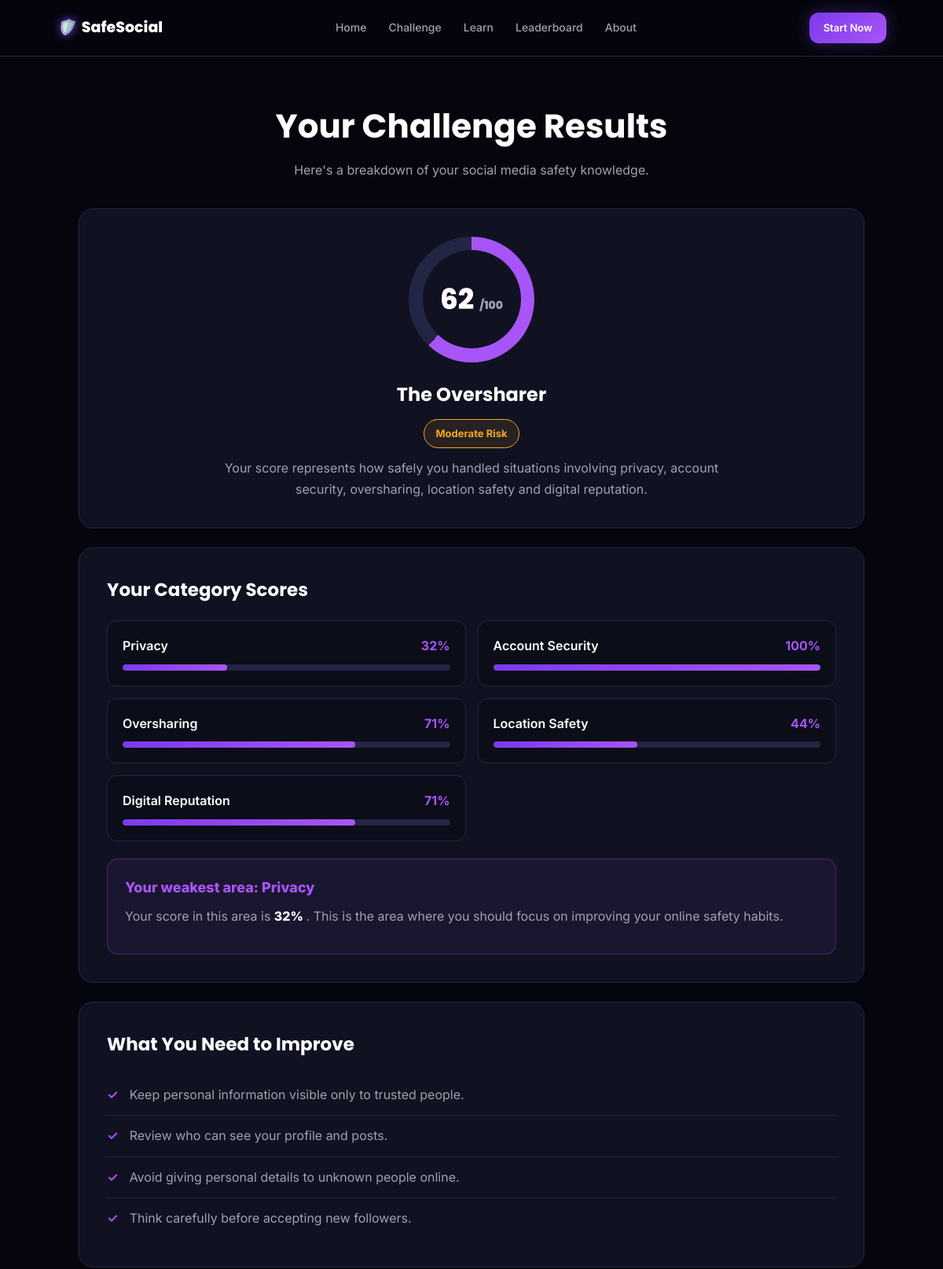
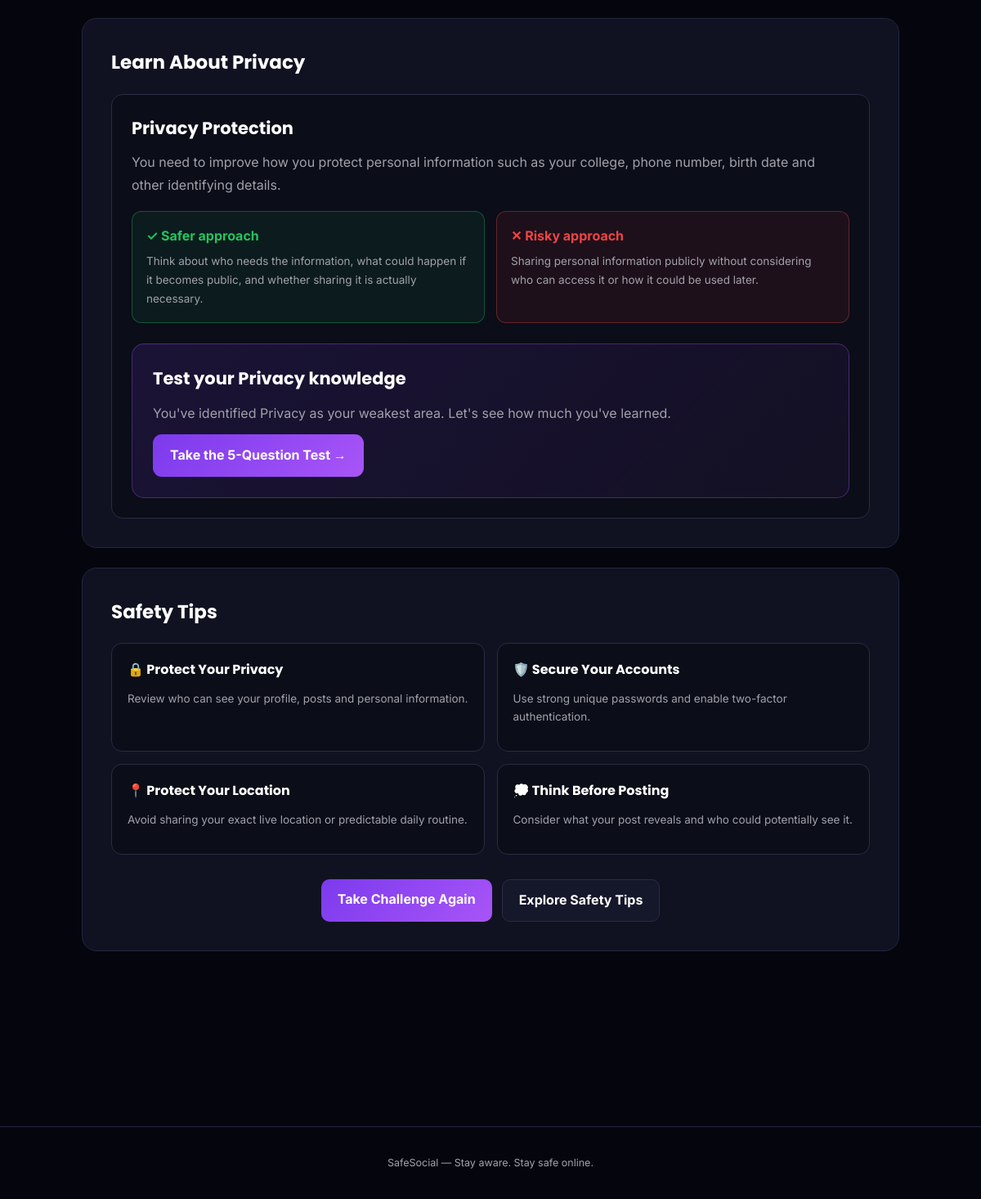
Page /results/1 on the committed database (2 pictures, top to bottom).
### tables this page shows
CREATE TABLE quiz_results (
            id INTEGER PRIMARY KEY AUTOINCREMENT,
            user_id INTEGER,
            score INTEGER,
            risk_level TEXT,
            habit_type TEXT,
            privacy_score INTEGER,
            security_score INTEGER,
            oversharing_score INTEGER,
            location_score INTEGER,
            reputation_score INTEGER,
            created_at TEXT
        );

### app.py (the view, shortened to what this page needs)
@app.route(
    "/results/<int:result_id>"
)
def results(result_id):
    conn = get_db()
    row = conn.execute(
        """
        SELECT
            quiz_results.*,
            users.name AS user_name
        FROM quiz_results
        LEFT JOIN users
            ON quiz_results.user_id = users.id
        WHERE quiz_results.id = ?
        """,
        (result_id,)
    ).fetchone()
    conn.close()
    categories = {
        "Privacy":
            row["privacy_score"],
        "Account Security":
            row["security_score"],
        "Oversharing":
            row["oversharing_score"],
        "Location Safety":
            row["location_score"],
        "Digital Reputation":
            row["reputation_score"]
    }
    weakest = min(
        categories,
        key=categories.get
    )
    weakest_info = WEAK_AREA_INFO.get(
        weakest,
        {
            "title": weakest,
            "description": "Focus on improving this area.",
            "advice": []
        }
    )
    return render_template(
        "results.html",
        result=row,
        categories=categories,
        weakest=weakest,
        weakest_info=weakest_info,
        user_name=row["user_name"]
    )

### app.py (called while the page is built)
def get_db():
    conn = sqlite3.connect(
        DB_NAME,
        timeout=10
    )
    conn.row_factory = sqlite3.Row
    conn.execute(
        "PRAGMA busy_timeout = 10000"
    )
    return conn

### templates/results.html (shortened to what this page needs)
{% extends "base.html" %}
{% block content %}
<div class="results-page">
<div class="results-container">
    <div class="results-header">
        <h1>
            Your Challenge Results
        </h1>
        <p>
            Here's a breakdown of your social media safety knowledge.
        </p>
    </div>
    <div class="result-card">
        <div class="score-section">
            <div class="score-circle">
                <div class="score-number">
                    {{ result['score'] }}
                    <span>
                        /100
                    </span>
                </div>
            </div>
            <h2>
                {{ result['habit_type'] }}
            </h2>
            {% if result['risk_level'] == 'Low Risk' %}
                <div class="risk risk-low">
                    {{ result['risk_level'] }}
                </div>
            {% elif result['risk_level'] == 'Moderate Risk' %}
                <div class="risk risk-moderate">
                    {{ result['risk_level'] }}
                </div>
            {% else %}
                <div class="risk risk-high">
                    {{ result['risk_level'] }}
                </div>
            {% endif %}
            <p class="result-description">
                Your score represents how safely you handled
                situations involving privacy, account security,
                oversharing, location safety and digital reputation.
            </p>
        </div>
    </div>
    <div class="result-card">
        <h2 class="section-title">
            Your Category Scores
        </h2>
        <div class="category-grid">
            <div class="category-card">
                <div class="category-top">
                    <span class="category-name">
                        Privacy
                    </span>
                    <span class="category-value">
                        {{ categories['Privacy'] }}%
                    </span>
                </div>
                <div class="category-bar">
                    <div
                        class="category-fill"
                        style="width:{{ categories['Privacy'] }}%;">
                    </div>
                </div>
            </div>
            <div class="category-card">
                <div class="category-top">
                    <span class="category-name">
                        Account Security
                    </span>
                    <span class="category-value">
                        {{ categories['Account Security'] }}%
                    </span>
                </div>
                <div class="category-bar">
                    <div
                        class="category-fill"
                        style="width:{{ categories['Account Security'] }}%;">
                    </div>
                </div>
            </div>
            <div class="category-card">
                <div class="category-top">
                    <span class="category-name">
                        Oversharing
                    </span>
                    <span class="category-value">
                        {{ categories['Oversharing'] }}%
                    </span>
                </div>
                <div class="category-bar">
                    <div
                        class="category-fill"
                        style="width:{{ categories['Oversharing'] }}%;">
                    </div>
                </div>
            </div>
            <div class="category-card">
                <div class="category-top">
                    <span class="category-name">
                        Location Safety
                    </span>
                    <span class="category-value">
                        {{ categories['Location Safety'] }}%
                    </span>
                </div>
                <div class="category-bar">
                    <div
                        class="category-fill"
                        style="width:{{ categories['Location Safety'] }}%;">
                    </div>
                </div>
            </div>
            <div class="category-card">
                <div class="category-top">
                    <span class="category-name">
                        Digital Reputation
                    </span>
                    <span class="category-value">
                        {{ categories['Digital Reputation'] }}%
                    </span>
                </div>
                <div class="category-bar">
                    <div
                        class="category-fill"
                        style="width:{{ categories['Digital Reputation'] }}%;">
                    </div>
                </div>
            </div>
        </div>
        <div class="weak-area">
            <div class="weak-area-title">
                Your weakest area: {{ weakest }}
            </div>
            <p>
                Your score in this area is
                <span class="weak-score">
                    {{ categories[weakest] }}%
                </span>.
                This is the area where you should focus
                on improving your online safety habits.
            </p>
        </div>
    </div>
    <div class="result-card">
        <h2 class="section-title">
            What You Need to Improve
        </h2>
        <ul class="improve-list">
            {% for item in weakest_info.get('advice', []) %}
            <li>
                {{ item }}
            </li>
            {% endfor %}
        </ul>
    </div>
    <div class="result-card">
        <h2 class="section-title">
            Learn About {{ weakest }}
        </h2>
        <div class="learn-box">
            <h3>
                {{ weakest_info.get('title', weakest) }}
            </h3>
            <p>
                {{ weakest_info.get('description', '') }}
            </p>
            <div class="example-grid">
                <div class="example safe">
                    <strong>
                        ✓ Safer approach
                    </strong>
                    <p>
                        Think about who needs the information,
                        what could happen if it becomes public,
                        and whether sharing it is actually necessary.
                    </p>
                </div>
                <div class="example unsafe">
                    <strong>
                        ✕ Risky approach
                    </strong>
                    <p>
                        Sharing personal information publicly
                        without considering who can access it
                        or how it could be used later.
                    </p>
                </div>
            </div>
            <div class="focused-test">
                <h3>
                    Test your {{ weakest }} knowledge
                </h3>
                <p>
                    You've identified {{ weakest }} as your
                    weakest area. Let's see how much you've learned.
                </p>
                <a
                    href="{{ url_for('final_test', result_id=result['id']) }}">
                    Take the 5-Question Test →
                </a>
            </div>
        </div>
    </div>
    <div class="result-card">
        <h2 class="section-title">
            Safety Tips
        </h2>
        <div class="tips-grid">
            <div class="tip-card">
                <h3>
                    🔒 Protect Your Privacy
                </h3>
                <p>
                    Review who can see your profile,
                    posts and personal information.
                </p>
            </div>
            <div class="tip-card">
                <h3>
                    🛡️ Secure Your Accounts
                </h3>
                <p>
                    Use strong unique passwords and
                    enable two-factor authentication.
                </p>
            </div>
            <div class="tip-card">
                <h3>
                    📍 Protect Your Location
                </h3>
                <p>
                    Avoid sharing your exact live location
                    or predictable daily routine.
                </p>
            </div>
            <div class="tip-card">
                <h3>
                    💭 Think Before Posting
                </h3>
                <p>
                    Consider what your post reveals and
                    who could potentially see it.
                </p>
            </div>
        </div>
        <div class="actions">
            <a
                href="/challenge"
                class="action-btn primary-btn">
                Take Challenge Again
            </a>
            <a
                href="/learn"
                class="action-btn secondary-btn">
                Explore Safety Tips
            </a>
        </div>
    </div>
</div>
</div>
{% endblock %}

### templates/base.html (shortened to what this page needs)
<!DOCTYPE html>
<html lang="en">
<head>
    <link
        rel="stylesheet"
        href="{{ url_for('static', filename='style.css') }}"
    >
</head>
<body>
    <nav class="navbar">
        <a href="{{ url_for('home') }}" class="brand">
            <i>🛡️</i>
            SafeSocial
        </a>
        <div class="navlinks">
            <a href="{{ url_for('home') }}">
                Home
            </a>
            <a href="{{ url_for('challenge') }}">
                Challenge
            </a>
            <a href="{{ url_for('learn') }}">
                Learn
            </a>
            <a href="{{ url_for('leaderboard') }}">
                Leaderboard
            </a>
            <a href="{{ url_for('about') }}">
                About
            </a>
        </div>
        <a
            href="{{ url_for('challenge') }}"
            class="btn small"
        >
            Start Now
        </a>
    </nav>
    <main>
        {% block content %}
        {% endblock %}
    </main>
    <footer>
        SafeSocial — Stay aware. Stay safe online.
    </footer>
</body>
</html>

### static/style.css (style rules this page uses)
:root { --bg-0:#05060D; --bg-card:#101221; --bg-card-2:#15172A; --line:#232544; --text-hi:#FFFFFF; --text-mid:#A1A1AA; --purple:#7C3AED; --violet:#8B5CF6; --violet-bright:#A855F7; --green:#22C55E; --yellow:#F5A623; --red:#EF4444; --font-head:'Poppins',sans-serif; --font-body:'Inter',sans-serif; --radius:16px; }
* { box-sizing:border-box; }
body { margin:0; background:var(--bg-0); color:var(--text-hi); font-family:var(--font-body); line-height:1.6; }
h1,h2,h3,h4 { font-family:var(--font-head); font-weight:700; margin:0 0 12px; color:var(--text-hi); }
p { margin:0 0 12px; color:var(--text-mid); }
a { color:var(--violet-bright); text-decoration:none; }
main { display:block; max-width:1200px; margin:0 auto; padding:0 24px 60px; }
.navbar { display:flex; align-items:center; justify-content:space-between; padding:0 6%; height:72px; background:rgba(5,6,13,0.85); backdrop-filter:blur(10px); border-bottom:1px solid var(--line); position:sticky; top:0; z-index:100; }
.brand { font-family:var(--font-head); font-weight:800; font-size:19px; display:flex; align-items:center; gap:8px; color:var(--text-hi); }
.brand i { color:var(--violet-bright); filter:drop-shadow(0 0 6px var(--purple)); }
.navlinks { display:flex; gap:28px; }
.navlinks a { color:var(--text-mid); font-size:14px; font-weight:500; }
.btn { display:inline-flex; align-items:center; gap:8px; background:linear-gradient( 135deg, var(--purple), var(--violet-bright) ); color:#fff; font-weight:600; font-size:14.5px; padding:14px 26px; border-radius:12px; border:none; cursor:pointer; box-shadow:0 0 22px rgba(124,58,237,0.35); transition:transform .15s, box-shadow .15s; }
.btn.small { padding:9px 18px; font-size:13px; }
.score-circle { width:150px; height:150px; border-radius:50%; display:flex; align-items:center; justify-content:center; flex-direction:column; background:conic-gradient( var(--violet-bright) calc(var(--pct) * 1%), var(--line) 0 ); position:relative; }
.score-circle::before { content:""; position:absolute; width:118px; height:118px; border-radius:50%; background:var(--bg-card); }
footer { text-align:center; padding:34px 20px; color:var(--text-mid); font-size:12.5px; border-top:1px solid var(--line); margin-top:50px; }

### rows in the picture
quiz_results: score "62", habit_type "The Oversharer", risk_level "Moderate Risk"

### other values in the picture
{{ categories['Privacy'] }} "32"
{{ categories['Account Security'] }} "100"
{{ categories['Oversharing'] }} "71"
{{ categories['Location Safety'] }} "44"
{{ categories['Digital Reputation'] }} "71"
{{ weakest }} "Privacy"
{{ categories[weakest] }} "32"
{{ item }} "Keep personal information visible only to trusted people." "Review who can see your profile and posts." "Avoid giving personal details to unknown people online." "Think carefully before accepting new followers."
{{ weakest_info.get('title', weakest) }} "Privacy Protection"
{{ weakest_info.get('description', '') }} "You need to improve how you protect personal information such as your college, phone number, birth date and other identifying details."
